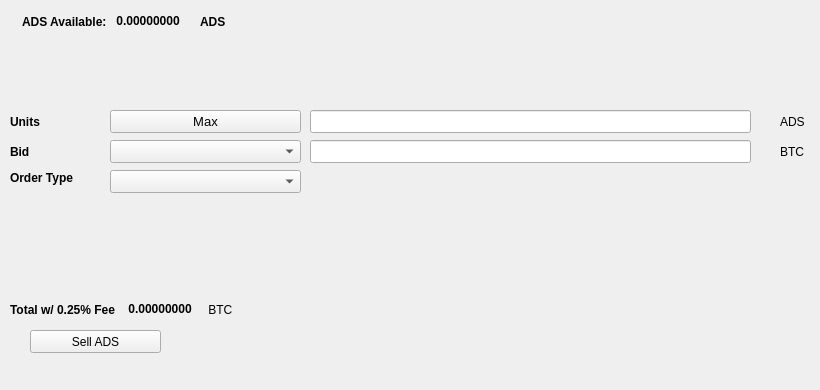
   <widget class="QWidget" name="SellTab">
    <attribute name="title">
     <string>Sell</string>
    </attribute>
    <widget class="QLabel" name="label_16">
     <property name="geometry">
      <rect>
       <x>780</x>
       <y>140</y>
       <width>31</width>
       <height>23</height>
      </rect>
     </property>
     <property name="text">
      <string>BTC</string>
     </property>
    </widget>
    <widget class="QComboBox" name="SellBidcomboBox">
     <property name="geometry">
      <rect>
       <x>110</x>
       <y>140</y>
       <width>191</width>
       <height>23</height>
      </rect>
     </property>
     <property name="font">
      <font>
       <pointsize>10</pointsize>
      </font>
     </property>
    </widget>
    <widget class="QLabel" name="label_18">
     <property name="geometry">
      <rect>
       <x>10</x>
       <y>110</y>
       <width>46</width>
       <height>23</height>
      </rect>
     </property>
     <property name="font">
      <font>
       <weight>75</weight>
       <bold>true</bold>
      </font>
     </property>
     <property name="text">
      <string>Units</string>
     </property>
    </widget>
    <widget class="QPushButton" name="Sell_Max_Amount">
     <property name="geometry">
      <rect>
       <x>110</x>
       <y>110</y>
       <width>191</width>
       <height>23</height>
      </rect>
     </property>
     <property name="font">
      <font>
       <pointsize>10</pointsize>
      </font>
     </property>
     <property name="text">
      <string>Max</string>
     </property>
    </widget>
    <widget class="QLabel" name="label_20">
     <property name="geometry">
      <rect>
       <x>10</x>
       <y>170</y>
       <width>91</width>
       <height>16</height>
      </rect>
     </property>
     <property name="font">
      <font>
       <weight>75</weight>
       <bold>true</bold>
      </font>
     </property>
     <property name="text">
      <string>Order Type</string>
     </property>
    </widget>
    <widget class="QComboBox" name="SellOrdertypeCombo">
     <property name="geometry">
      <rect>
       <x>110</x>
       <y>170</y>
       <width>191</width>
       <height>23</height>
      </rect>
     </property>
     <property name="font">
      <font>
       <pointsize>10</pointsize>
      </font>
     </property>
    </widget>
    <widget class="QLabel" name="label_21">
     <property name="geometry">
      <rect>
       <x>10</x>
       <y>140</y>
       <width>46</width>
       <height>23</height>
      </rect>
     </property>
     <property name="font">
      <font>
       <weight>75</weight>
       <bold>true</bold>
      </font>
     </property>
     <property name="text">
      <string>Bid</string>
     </property>
    </widget>
    <widget class="QLabel" name="label_22">
     <property name="geometry">
      <rect>
       <x>780</x>
       <y>110</y>
       <width>31</width>
       <height>23</height>
      </rect>
     </property>
     <property name="text">
      <string>ADS</string>
     </property>
    </widget>
    <widget class="QLineEdit" name="UnitsInputADS">
     <property name="geometry">
      <rect>
       <x>310</x>
       <y>110</y>
       <width>441</width>
       <height>23</height>
      </rect>
     </property>
     <property name="font">
      <font>
       <pointsize>9</pointsize>
       <weight>75</weight>
       <bold>true</bold>
      </font>
     </property>
    </widget>
    <widget class="QLineEdit" name="SellBidPriceEdit">
     <property name="geometry">
      <rect>
       <x>310</x>
       <y>140</y>
       <width>441</width>
       <height>23</height>
      </rect>
     </property>
     <property name="font">
      <font>
       <pointsize>9</pointsize>
       <weight>75</weight>
       <bold>true</bold>
      </font>
     </property>
    </widget>
    <widget class="QPushButton" name="SellADSBTN">
     <property name="geometry">
      <rect>
       <x>30</x>
       <y>330</y>
       <width>131</width>
       <height>23</height>
      </rect>
     </property>
     <property name="text">
      <string>Sell ADS</string>
     </property>
     <property name="icon">
      <iconset resource="../adsplace">
       <normaloff>:/icons/bitcoin</normaloff>:/icons/bitcoin</iconset>
     </property>
    </widget>
    <widget class="QWidget" name="layoutWidget3">
     <property name="geometry">
      <rect>
       <x>22</x>
       <y>12</y>
       <width>258</width>
       <height>19</height>
      </rect>
     </property>
     <layout class="QHBoxLayout" name="horizontalLayout">
      <item>
       <widget class="QLabel" name="label232_2">
        <property name="font">
         <font>
          <weight>75</weight>
          <bold>true</bold>
         </font>
        </property>
        <property name="text">
         <string>ADS Available:</string>
        </property>
       </widget>
      </item>
      <item>
       <widget class="QLabel" name="ADSAvailableLabel">
        <property name="palette">
         <palette>
          <active>
           <colorrole role="WindowText">
            <brush brushstyle="SolidPattern">
             <color alpha="255">
              <red>0</red>
              <green>0</green>
              <blue>0</blue>
             </color>
            </brush>
           </colorrole>
           <colorrole role="Button">
            <brush brushstyle="SolidPattern">
             <color alpha="255">
              <red>0</red>
              <green>170</green>
              <blue>0</blue>
             </color>
            </brush>
           </colorrole>
           <colorrole role="Light">
            <brush brushstyle="SolidPattern">
             <color alpha="255">
              <red>0</red>
              <green>255</green>
              <blue>0</blue>
             </color>
            </brush>
           </colorrole>
           <colorrole role="Midlight">
            <brush brushstyle="SolidPattern">
             <color alpha="255">
              <red>0</red>
              <green>212</green>
              <blue>0</blue>
             </color>
            </brush>
           </colorrole>
           <colorrole role="Dark">
            <brush brushstyle="SolidPattern">
             <color alpha="255">
              <red>0</red>
              <green>85</green>
              <blue>0</blue>
             </color>
            </brush>
           </colorrole>
           <colorrole role="Mid">
            <brush brushstyle="SolidPattern">
             <color alpha="255">
              <red>0</red>
              <green>113</green>
              <blue>0</blue>
             </color>
            </brush>
           </colorrole>
           <colorrole role="Text">
            <brush brushstyle="SolidPattern">
             <color alpha="255">
              <red>0</red>
              <green>170</green>
              <blue>0</blue>
             </color>
            </brush>
           </colorrole>
           <colorrole role="BrightText">
            <brush brushstyle="SolidPattern">
             <color alpha="255">
              <red>255</red>
              <green>255</green>
              <blue>255</blue>
             </color>
            </brush>
           </colorrole>
           <colorrole role="ButtonText">
            <brush brushstyle="SolidPattern">
             <color alpha="255">
              <red>0</red>
              <green>0</green>
              <blue>0</blue>
             </color>
            </brush>
           </colorrole>
           <colorrole role="Base">
            <brush brushstyle="SolidPattern">
             <color alpha="255">
              <red>255</red>
              <green>255</green>
              <blue>255</blue>
             </color>
            </brush>
           </colorrole>
           <colorrole role="Window">
            <brush brushstyle="SolidPattern">
             <color alpha="255">
              <red>0</red>
              <green>170</green>
              <blue>0</blue>
             </color>
            </brush>
           </colorrole>
           <colorrole role="Shadow">
            <brush brushstyle="SolidPattern">
             <color alpha="255">
              <red>0</red>
              <green>0</green>
              <blue>0</blue>
             </color>
            </brush>
           </colorrole>
           <colorrole role="AlternateBase">
            <brush brushstyle="SolidPattern">
             <color alpha="255">
              <red>127</red>
              <green>212</green>
              <blue>127</blue>
             </color>
            </brush>
           </colorrole>
           <colorrole role="ToolTipBase">
            <brush brushstyle="SolidPattern">
             <color alpha="255">
              <red>255</red>
              <green>255</green>
              <blue>220</blue>
             </color>
            </brush>
           </colorrole>
           <colorrole role="ToolTipText">
            <brush brushstyle="SolidPattern">
             <color alpha="255">
              <red>0</red>
              <green>0</green>
              <blue>0</blue>
             </color>
            </brush>
           </colorrole>
          </active>
          <inactive>
           <colorrole role="WindowText">
            <brush brushstyle="SolidPattern">
             <color alpha="255">
              <red>0</red>
              <green>0</green>
              <blue>0</blue>
             </color>
            </brush>
           </colorrole>
           <colorrole role="Button">
            <brush brushstyle="SolidPattern">
             <color alpha="255">
              <red>0</red>
              <green>170</green>
              <blue>0</blue>
             </color>
            </brush>
           </colorrole>
           <colorrole role="Light">
            <brush brushstyle="SolidPattern">
             <color alpha="255">
              <red>0</red>
              <green>255</green>
              <blue>0</blue>
             </color>
            </brush>
           </colorrole>
           <colorrole role="Midlight">
            <brush brushstyle="SolidPattern">
             <color alpha="255">
              <red>0</red>
              <green>212</green>
              <blue>0</blue>
             </color>
            </brush>
           </colorrole>
           <colorrole role="Dark">
            <brush brushstyle="SolidPattern">
             <color alpha="255">
              <red>0</red>
              <green>85</green>
              <blue>0</blue>
             </color>
            </brush>
           </colorrole>
           <colorrole role="Mid">
            <brush brushstyle="SolidPattern">
             <color alpha="255">
              <red>0</red>
              <green>113</green>
              <blue>0</blue>
             </color>
            </brush>
           </colorrole>
           <colorrole role="Text">
            <brush brushstyle="SolidPattern">
             <color alpha="255">
              <red>0</red>
              <green>170</green>
              <blue>0</blue>
             </color>
            </brush>
           </colorrole>
           <colorrole role="BrightText">
            <brush brushstyle="SolidPattern">
             <color alpha="255">
              <red>255</red>
              <green>255</green>
              <blue>255</blue>
             </color>
            </brush>
           </colorrole>
           <colorrole role="ButtonText">
            <brush brushstyle="SolidPattern">
             <color alpha="255">
              <red>0</red>
              <green>0</green>
              <blue>0</blue>
             </color>
            </brush>
           </colorrole>
           <colorrole role="Base">
            <brush brushstyle="SolidPattern">
             <color alpha="255">
              <red>255</red>
              <green>255</green>
              <blue>255</blue>
             </color>
            </brush>
           </colorrole>
           <colorrole role="Window">
            <brush brushstyle="SolidPattern">
             <color alpha="255">
              <red>0</red>
              <green>170</green>
              <blue>0</blue>
             </color>
            </brush>
           </colorrole>
           <colorrole role="Shadow">
            <brush brushstyle="SolidPattern">
             <color alpha="255">
              <red>0</red>
              <green>0</green>
              <blue>0</blue>
             </color>
            </brush>
           </colorrole>
           <colorrole role="AlternateBase">
            <brush brushstyle="SolidPattern">
             <color alpha="255">
              <red>127</red>
              <green>212</green>
              <blue>127</blue>
             </color>
            </brush>
           </colorrole>
           <colorrole role="ToolTipBase">
            <brush brushstyle="SolidPattern">
             <color alpha="255">
              <red>255</red>
              <green>255</green>
              <blue>220</blue>
             </color>
            </brush>
           </colorrole>
           <colorrole role="ToolTipText">
            <brush brushstyle="SolidPattern">
             <color alpha="255">
              <red>0</red>
              <green>0</green>
              <blue>0</blue>
             </color>
            </brush>
           </colorrole>
          </inactive>
          <disabled>
           <colorrole role="WindowText">
            <brush brushstyle="SolidPattern">
             <color alpha="255">
              <red>0</red>
              <green>85</green>
              <blue>0</blue>
             </color>
            </brush>
           </colorrole>
           <colorrole role="Button">
            <brush brushstyle="SolidPattern">
             <color alpha="255">
              <red>0</red>
              <green>170</green>
              <blue>0</blue>
             </color>
            </brush>
           </colorrole>
           <colorrole role="Light">
            <brush brushstyle="SolidPattern">
             <color alpha="255">
              <red>0</red>
              <green>255</green>
              <blue>0</blue>
             </color>
            </brush>
           </colorrole>
           <colorrole role="Midlight">
            <brush brushstyle="SolidPattern">
             <color alpha="255">
              <red>0</red>
              <green>212</green>
              <blue>0</blue>
             </color>
            </brush>
           </colorrole>
           <colorrole role="Dark">
            <brush brushstyle="SolidPattern">
             <color alpha="255">
              <red>0</red>
              <green>85</green>
              <blue>0</blue>
             </color>
            </brush>
           </colorrole>
           <colorrole role="Mid">
            <brush brushstyle="SolidPattern">
             <color alpha="255">
              <red>0</red>
              <green>113</green>
              <blue>0</blue>
             </color>
            </brush>
           </colorrole>
           <colorrole role="Text">
            <brush brushstyle="SolidPattern">
             <color alpha="255">
              <red>0</red>
              <green>85</green>
              <blue>0</blue>
             </color>
            </brush>
           </colorrole>
           <colorrole role="BrightText">
            <brush brushstyle="SolidPattern">
             <color alpha="255">
              <red>255</red>
              <green>255</green>
              <blue>255</blue>
             </color>
            </brush>
           </colorrole>
           <colorrole role="ButtonText">
            <brush brushstyle="SolidPattern">
             <color alpha="255">
              <red>0</red>
              <green>85</green>
              <blue>0</blue>
             </color>
            </brush>
           </colorrole>
           <colorrole role="Base">
            <brush brushstyle="SolidPattern">
             <color alpha="255">
              <red>0</red>
              <green>170</green>
              <blue>0</blue>
             </color>
            </brush>
           </colorrole>
           <colorrole role="Window">
            <brush brushstyle="SolidPattern">
             <color alpha="255">
              <red>0</red>
              <green>170</green>
              <blue>0</blue>
             </color>
            </brush>
           </colorrole>
           <colorrole role="Shadow">
            <brush brushstyle="SolidPattern">
             <color alpha="255">
              <red>0</red>
              <green>0</green>
              <blue>0</blue>
             </color>
            </brush>
           </colorrole>
           <colorrole role="AlternateBase">
            <brush brushstyle="SolidPattern">
             <color alpha="255">
              <red>0</red>
              <green>170</green>
              <blue>0</blue>
             </color>
            </brush>
           </colorrole>
           <colorrole role="ToolTipBase">
            <brush brushstyle="SolidPattern">
             <color alpha="255">
              <red>255</red>
              <green>255</green>
              <blue>220</blue>
             </color>
            </brush>
           </colorrole>
           <colorrole role="ToolTipText">
            <brush brushstyle="SolidPattern">
             <color alpha="255">
              <red>0</red>
              <green>0</green>
              <blue>0</blue>
             </color>
            </brush>
           </colorrole>
          </disabled>
         </palette>
        </property>
        <property name="font">
         <font>
          <weight>75</weight>
          <bold>true</bold>
         </font>
        </property>
        <property name="text">
         <string> 0.00000000 </string>
        </property>
        <property name="textInteractionFlags">
         <set>Qt::LinksAccessibleByMouse|Qt::TextSelectableByKeyboard|Qt::TextSelectableByMouse</set>
        </property>
       </widget>
      </item>
      <item>
       <widget class="QLabel" name="labelADS">
        <property name="font">
         <font>
          <weight>75</weight>
          <bold>true</bold>
         </font>
        </property>
        <property name="text">
         <string>ADS</string>
        </property>
       </widget>
      </item>
     </layout>
    </widget>
    <widget class="QWidget" name="layoutWidget">
     <property name="geometry">
      <rect>
       <x>10</x>
       <y>300</y>
       <width>268</width>
       <height>19</height>
      </rect>
     </property>
     <layout class="QHBoxLayout" name="horizontalLayout_2">
      <item>
       <widget class="QLabel" name="label_19">
        <property name="font">
         <font>
          <weight>75</weight>
          <bold>true</bold>
         </font>
        </property>
        <property name="text">
         <string>Total w/ 0.25% Fee </string>
        </property>
       </widget>
      </item>
      <item>
       <widget class="QLabel" name="SellCostLabel">
        <property name="palette">
         <palette>
          <active>
           <colorrole role="WindowText">
            <brush brushstyle="SolidPattern">
             <color alpha="255">
              <red>0</red>
              <green>0</green>
              <blue>0</blue>
             </color>
            </brush>
           </colorrole>
           <colorrole role="Button">
            <brush brushstyle="SolidPattern">
             <color alpha="255">
              <red>0</red>
              <green>170</green>
              <blue>0</blue>
             </color>
            </brush>
           </colorrole>
           <colorrole role="Light">
            <brush brushstyle="SolidPattern">
             <color alpha="255">
              <red>0</red>
              <green>255</green>
              <blue>0</blue>
             </color>
            </brush>
           </colorrole>
           <colorrole role="Midlight">
            <brush brushstyle="SolidPattern">
             <color alpha="255">
              <red>0</red>
              <green>212</green>
              <blue>0</blue>
             </color>
            </brush>
           </colorrole>
           <colorrole role="Dark">
            <brush brushstyle="SolidPattern">
             <color alpha="255">
              <red>0</red>
              <green>85</green>
              <blue>0</blue>
             </color>
            </brush>
           </colorrole>
           <colorrole role="Mid">
            <brush brushstyle="SolidPattern">
             <color alpha="255">
              <red>0</red>
              <green>113</green>
              <blue>0</blue>
             </color>
            </brush>
           </colorrole>
           <colorrole role="Text">
            <brush brushstyle="SolidPattern">
             <color alpha="255">
              <red>0</red>
              <green>170</green>
              <blue>0</blue>
             </color>
            </brush>
           </colorrole>
           <colorrole role="BrightText">
            <brush brushstyle="SolidPattern">
             <color alpha="255">
              <red>255</red>
              <green>255</green>
              <blue>255</blue>
             </color>
            </brush>
           </colorrole>
           <colorrole role="ButtonText">
            <brush brushstyle="SolidPattern">
             <color alpha="255">
              <red>0</red>
              <green>0</green>
              <blue>0</blue>
             </color>
            </brush>
           </colorrole>
           <colorrole role="Base">
            <brush brushstyle="SolidPattern">
             <color alpha="255">
              <red>255</red>
              <green>255</green>
              <blue>255</blue>
             </color>
            </brush>
           </colorrole>
           <colorrole role="Window">
            <brush brushstyle="SolidPattern">
             <color alpha="255">
              <red>0</red>
              <green>170</green>
              <blue>0</blue>
             </color>
            </brush>
           </colorrole>
           <colorrole role="Shadow">
            <brush brushstyle="SolidPattern">
             <color alpha="255">
              <red>0</red>
              <green>0</green>
              <blue>0</blue>
             </color>
            </brush>
           </colorrole>
           <colorrole role="AlternateBase">
            <brush brushstyle="SolidPattern">
             <color alpha="255">
              <red>127</red>
              <green>212</green>
              <blue>127</blue>
             </color>
            </brush>
           </colorrole>
           <colorrole role="ToolTipBase">
            <brush brushstyle="SolidPattern">
             <color alpha="255">
              <red>255</red>
              <green>255</green>
              <blue>220</blue>
             </color>
            </brush>
           </colorrole>
           <colorrole role="ToolTipText">
            <brush brushstyle="SolidPattern">
             <color alpha="255">
              <red>0</red>
              <green>0</green>
              <blue>0</blue>
             </color>
            </brush>
           </colorrole>
          </active>
          <inactive>
           <colorrole role="WindowText">
            <brush brushstyle="SolidPattern">
             <color alpha="255">
              <red>0</red>
              <green>0</green>
              <blue>0</blue>
             </color>
            </brush>
           </colorrole>
           <colorrole role="Button">
            <brush brushstyle="SolidPattern">
             <color alpha="255">
              <red>0</red>
              <green>170</green>
              <blue>0</blue>
             </color>
            </brush>
           </colorrole>
           <colorrole role="Light">
            <brush brushstyle="SolidPattern">
             <color alpha="255">
              <red>0</red>
              <green>255</green>
              <blue>0</blue>
             </color>
            </brush>
           </colorrole>
           <colorrole role="Midlight">
            <brush brushstyle="SolidPattern">
             <color alpha="255">
              <red>0</red>
              <green>212</green>
              <blue>0</blue>
             </color>
            </brush>
           </colorrole>
           <colorrole role="Dark">
            <brush brushstyle="SolidPattern">
             <color alpha="255">
              <red>0</red>
              <green>85</green>
              <blue>0</blue>
             </color>
            </brush>
           </colorrole>
           <colorrole role="Mid">
            <brush brushstyle="SolidPattern">
             <color alpha="255">
              <red>0</red>
              <green>113</green>
              <blue>0</blue>
             </color>
            </brush>
           </colorrole>
           <colorrole role="Text">
            <brush brushstyle="SolidPattern">
             <color alpha="255">
              <red>0</red>
              <green>170</green>
              <blue>0</blue>
             </color>
            </brush>
           </colorrole>
           <colorrole role="BrightText">
            <brush brushstyle="SolidPattern">
             <color alpha="255">
              <red>255</red>
              <green>255</green>
              <blue>255</blue>
             </color>
            </brush>
           </colorrole>
           <colorrole role="ButtonText">
            <brush brushstyle="SolidPattern">
             <color alpha="255">
              <red>0</red>
              <green>0</green>
              <blue>0</blue>
             </color>
            </brush>
           </colorrole>
           <colorrole role="Base">
            <brush brushstyle="SolidPattern">
             <color alpha="255">
              <red>255</red>
              <green>255</green>
              <blue>255</blue>
             </color>
            </brush>
           </colorrole>
           <colorrole role="Window">
            <brush brushstyle="SolidPattern">
             <color alpha="255">
              <red>0</red>
              <green>170</green>
              <blue>0</blue>
             </color>
            </brush>
           </colorrole>
           <colorrole role="Shadow">
            <brush brushstyle="SolidPattern">
             <color alpha="255">
              <red>0</red>
              <green>0</green>
              <blue>0</blue>
             </color>
            </brush>
           </colorrole>
           <colorrole role="AlternateBase">
            <brush brushstyle="SolidPattern">
             <color alpha="255">
              <red>127</red>
              <green>212</green>
              <blue>127</blue>
             </color>
            </brush>
           </colorrole>
           <colorrole role="ToolTipBase">
            <brush brushstyle="SolidPattern">
             <color alpha="255">
              <red>255</red>
              <green>255</green>
              <blue>220</blue>
             </color>
            </brush>
           </colorrole>
           <colorrole role="ToolTipText">
            <brush brushstyle="SolidPattern">
             <color alpha="255">
              <red>0</red>
              <green>0</green>
              <blue>0</blue>
             </color>
            </brush>
           </colorrole>
          </inactive>
          <disabled>
           <colorrole role="WindowText">
            <brush brushstyle="SolidPattern">
             <color alpha="255">
              <red>0</red>
              <green>85</green>
              <blue>0</blue>
             </color>
            </brush>
           </colorrole>
           <colorrole role="Button">
            <brush brushstyle="SolidPattern">
             <color alpha="255">
              <red>0</red>
              <green>170</green>
              <blue>0</blue>
             </color>
            </brush>
           </colorrole>
           <colorrole role="Light">
            <brush brushstyle="SolidPattern">
             <color alpha="255">
              <red>0</red>
              <green>255</green>
              <blue>0</blue>
             </color>
            </brush>
           </colorrole>
           <colorrole role="Midlight">
            <brush brushstyle="SolidPattern">
             <color alpha="255">
              <red>0</red>
              <green>212</green>
              <blue>0</blue>
             </color>
            </brush>
           </colorrole>
           <colorrole role="Dark">
            <brush brushstyle="SolidPattern">
             <color alpha="255">
              <red>0</red>
              <green>85</green>
              <blue>0</blue>
             </color>
            </brush>
           </colorrole>
           <colorrole role="Mid">
            <brush brushstyle="SolidPattern">
             <color alpha="255">
              <red>0</red>
              <green>113</green>
              <blue>0</blue>
             </color>
            </brush>
           </colorrole>
           <colorrole role="Text">
            <brush brushstyle="SolidPattern">
             <color alpha="255">
              <red>0</red>
              <green>85</green>
              <blue>0</blue>
             </color>
            </brush>
           </colorrole>
           <colorrole role="BrightText">
            <brush brushstyle="SolidPattern">
             <color alpha="255">
              <red>255</red>
              <green>255</green>
              <blue>255</blue>
             </color>
            </brush>
           </colorrole>
           <colorrole role="ButtonText">
            <brush brushstyle="SolidPattern">
             <color alpha="255">
              <red>0</red>
              <green>85</green>
              <blue>0</blue>
             </color>
            </brush>
           </colorrole>
           <colorrole role="Base">
            <brush brushstyle="SolidPattern">
             <color alpha="255">
              <red>0</red>
              <green>170</green>
              <blue>0</blue>
             </color>
            </brush>
           </colorrole>
           <colorrole role="Window">
            <brush brushstyle="SolidPattern">
             <color alpha="255">
              <red>0</red>
              <green>170</green>
              <blue>0</blue>
             </color>
            </brush>
           </colorrole>
           <colorrole role="Shadow">
            <brush brushstyle="SolidPattern">
             <color alpha="255">
              <red>0</red>
              <green>0</green>
              <blue>0</blue>
             </color>
            </brush>
           </colorrole>
           <colorrole role="AlternateBase">
            <brush brushstyle="SolidPattern">
             <color alpha="255">
              <red>0</red>
              <green>170</green>
              <blue>0</blue>
             </color>
            </brush>
           </colorrole>
           <colorrole role="ToolTipBase">
            <brush brushstyle="SolidPattern">
             <color alpha="255">
              <red>255</red>
              <green>255</green>
              <blue>220</blue>
             </color>
            </brush>
           </colorrole>
           <colorrole role="ToolTipText">
            <brush brushstyle="SolidPattern">
             <color alpha="255">
              <red>0</red>
              <green>0</green>
              <blue>0</blue>
             </color>
            </brush>
           </colorrole>
          </disabled>
         </palette>
        </property>
        <property name="font">
         <font>
          <weight>75</weight>
          <bold>true</bold>
         </font>
        </property>
        <property name="autoFillBackground">
         <bool>false</bool>
        </property>
        <property name="text">
         <string> 0.00000000</string>
        </property>
        <property name="textInteractionFlags">
         <set>Qt::LinksAccessibleByMouse|Qt::TextSelectableByMouse</set>
        </property>
       </widget>
      </item>
      <item>
       <widget class="QLabel" name="label_17">
        <property name="font">
         <font>
          <weight>50</weight>
          <bold>false</bold>
         </font>
        </property>
        <property name="text">
         <string> BTC</string>
        </property>
       </widget>
      </item>
     </layout>
    </widget>
    <widget class="QLabel" name="label_23">
     <property name="geometry">
      <rect>
       <x>460</x>
       <y>300</y>
       <width>281</width>
       <height>81</height>
      </rect>
     </property>
     <property name="text">
      <string/>
     </property>
     <property name="pixmap">
      <pixmap>:/images/bittrex</pixmap>
     </property>
    </widget>
   </widget>
